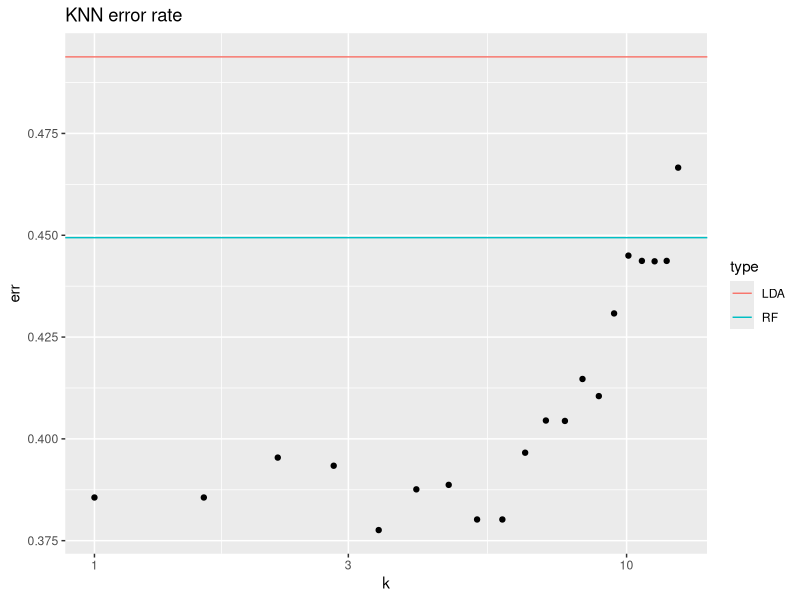
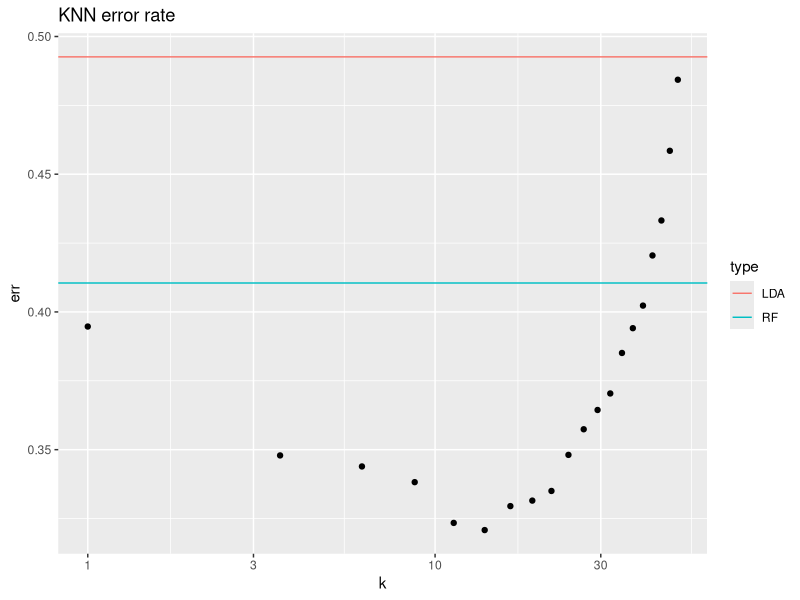
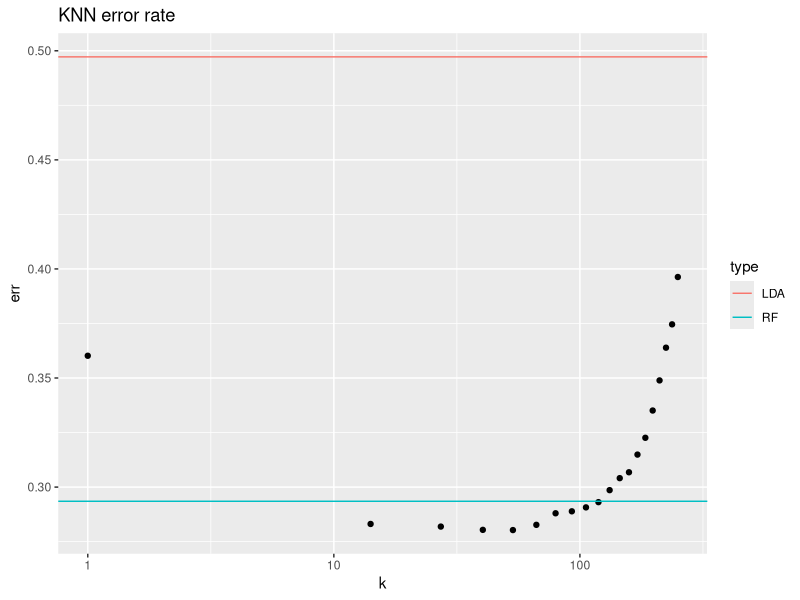
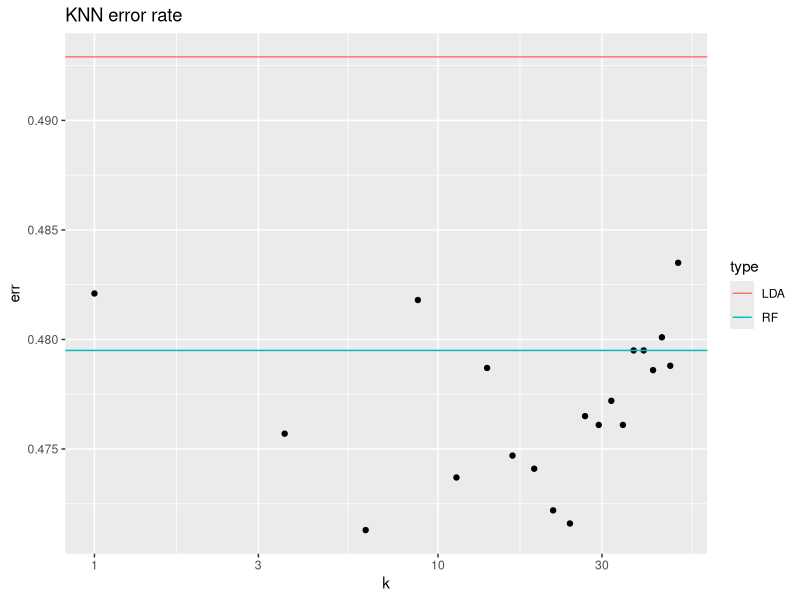
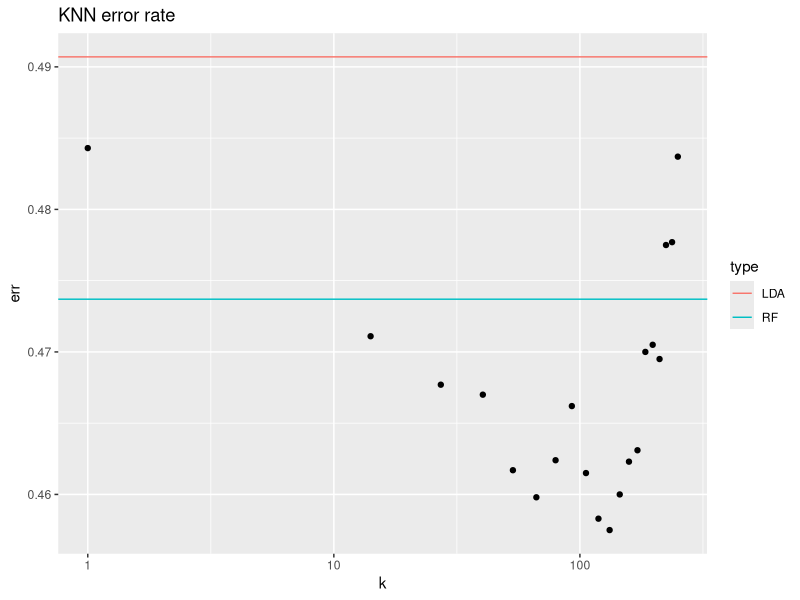
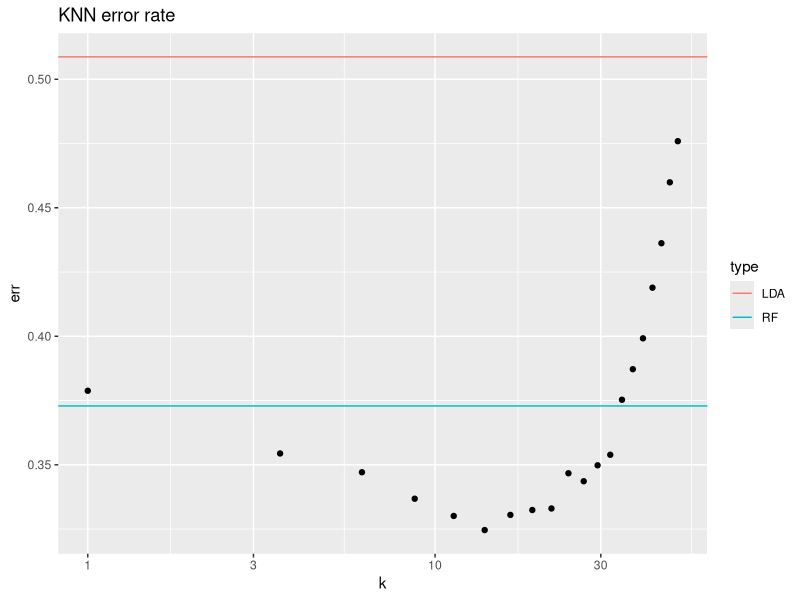
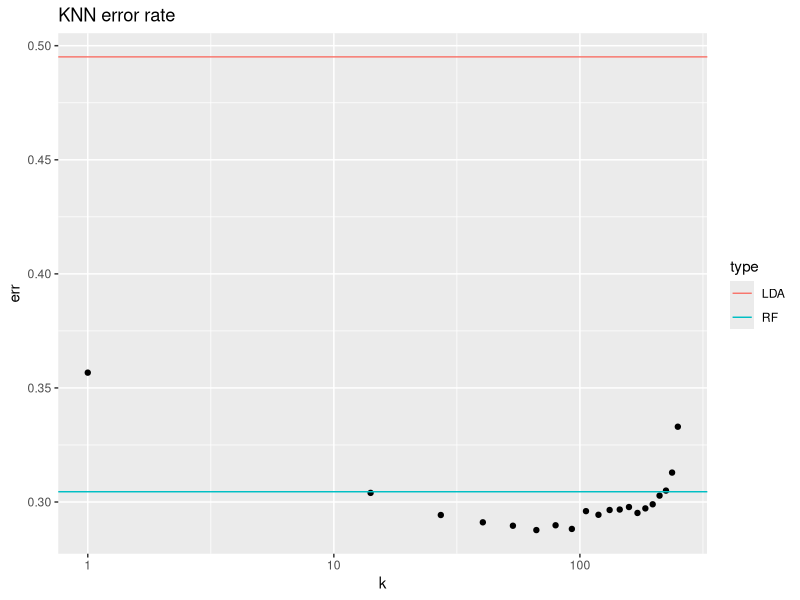
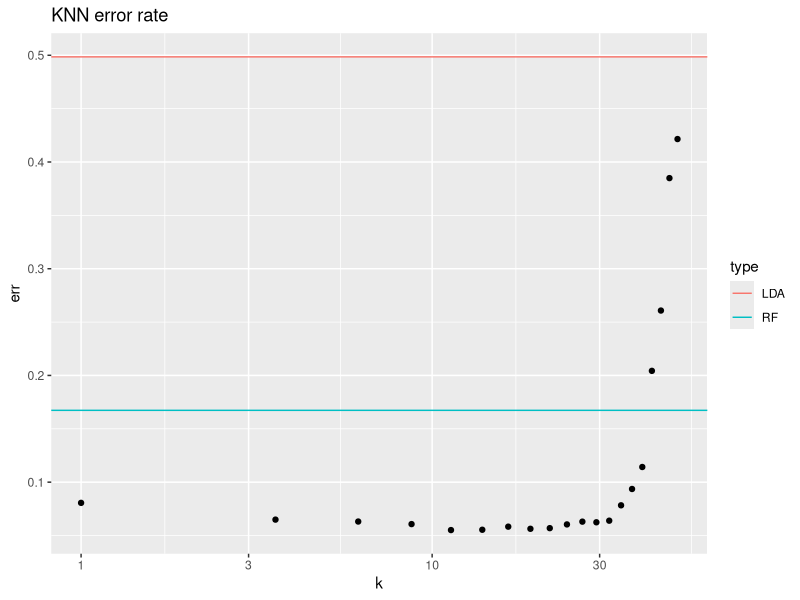

The R script that drew these images, in order: (Note: a time limit stopped this script after it produced the figures.)
## ---- chunk 1
library(randomForest)
library(MASS)
library(class)
library(ggplot2)
knitr::opts_chunk$set(echo = TRUE)
## ---- chunk 2
# Generate the dataset, repeat 3 times
for (nObs in c(25, 100, 500)) {
  # How many predictors are associated with outcome:
  nClassVars <- 2
  # How many predictors are not:
  nNoiseVars <- 3
  # To modulate average difference between two classes' predictor values:
  deltaClass <- 1
  # Simulate training and test datasets with an interaction 
  # between attribute levels associated with the outcome:
  xyzTrain <- matrix(rnorm(nObs*(nClassVars+nNoiseVars)),nrow=nObs,ncol=nClassVars+nNoiseVars)
  xyzTest <- matrix(rnorm(10000*(nClassVars+nNoiseVars)),nrow=10000,ncol=nClassVars+nNoiseVars)
  classTrain <- 1
  classTest <- 1
  for ( iTmp in 1:nClassVars ) {
    deltaTrain <- sample(deltaClass*c(-1,1),nObs,replace=TRUE)
    xyzTrain[,iTmp] <- xyzTrain[,iTmp] + deltaTrain
    classTrain <- classTrain * deltaTrain
    deltaTest <- sample(deltaClass*c(-1,1),10000,replace=TRUE)
    xyzTest[,iTmp] <- xyzTest[,iTmp] + deltaTest
    classTest <- classTest * deltaTest
  }
  classTrain <- factor(classTrain > 0)
  classTrain
  
  xyzTrain
  
  print(paste("Number of observations: ", nObs))
  rfRes <- randomForest(xyzTrain,classTrain)
  rfTmpTbl <- table(classTest,predict(rfRes,newdata=xyzTest))
  
  ldaRes <- lda(xyzTrain,classTrain)
  ldaTmpTbl <- table(classTest,predict(ldaRes,newdata=xyzTest)$class)
  
  dfTmp <- NULL
  for ( kTmp in seq(1,nObs/2,length.out = 20) ) {
    knnRes <- knn(xyzTrain,xyzTest,classTrain,k=kTmp)
    tmpTbl <- table(classTest,knnRes)
    dfTmp <- rbind(dfTmp,data.frame(err=1-sum(diag(tmpTbl))/sum(tmpTbl),k=kTmp))
  }
  print(ggplot(dfTmp,aes(x=k,y=err))+geom_point()+scale_x_log10()+geom_hline(aes(yintercept = err,colour=type),data=data.frame(type=c("LDA","RF"),err=c(1-sum(diag(ldaTmpTbl))/sum(ldaTmpTbl),1-sum(diag(rfTmpTbl))/sum(rfTmpTbl))))+ggtitle("KNN error rate"))
}
## ---- chunk 3
for (deltaClass in c(0.5, 1, 2)) {
    # Generate the dataset, repeat 3 times
  for (nObs in c(100, 500)) {
    # How many predictors are associated with outcome:
    nClassVars <- 2
    # How many predictors are not:
    nNoiseVars <- 3
    # Simulate training and test datasets with an interaction 
    # between attribute levels associated with the outcome:
    xyzTrain <- matrix(rnorm(nObs*(nClassVars+nNoiseVars)),nrow=nObs,ncol=nClassVars+nNoiseVars)
    xyzTest <- matrix(rnorm(10000*(nClassVars+nNoiseVars)),nrow=10000,ncol=nClassVars+nNoiseVars)
    classTrain <- 1
    classTest <- 1
    for ( iTmp in 1:nClassVars ) {
      deltaTrain <- sample(deltaClass*c(-1,1),nObs,replace=TRUE)
      xyzTrain[,iTmp] <- xyzTrain[,iTmp] + deltaTrain
      classTrain <- classTrain * deltaTrain
      deltaTest <- sample(deltaClass*c(-1,1),10000,replace=TRUE)
      xyzTest[,iTmp] <- xyzTest[,iTmp] + deltaTest
      classTest <- classTest * deltaTest
    }
    classTrain <- factor(classTrain > 0)

    print(paste("Number of observations: ", nObs))
    rfRes <- randomForest(xyzTrain,classTrain)
    rfTmpTbl <- table(classTest,predict(rfRes,newdata=xyzTest))
    rferror <- (rfTmpTbl[2,1]+rfTmpTbl[1,2])/sum(rfTmpTbl)
    
    ldaRes <- lda(xyzTrain,classTrain)
    ldaTmpTbl <- table(classTest,predict(ldaRes,newdata=xyzTest)$class)
    ldaerror <- (ldaTmpTbl[2,1]+ldaTmpTbl[1,2])/sum(ldaTmpTbl)
    
    dfTmp <- NULL
    for ( kTmp in seq(1,nObs/2,length.out = 20) ) {
      knnRes <- knn(xyzTrain,xyzTest,classTrain,k=kTmp)
      tmpTbl <- table(classTest,knnRes)
      dfTmp <- rbind(dfTmp,data.frame(err=1-sum(diag(tmpTbl))/sum(tmpTbl),k=kTmp))
    }
    print(ggplot(dfTmp,aes(x=k,y=err))+geom_point()+scale_x_log10()+geom_hline(aes(yintercept = err,colour=type),data=data.frame(type=c("LDA","RF"),err=c(1-sum(diag(ldaTmpTbl))/sum(ldaTmpTbl),1-sum(diag(rfTmpTbl))/sum(rfTmpTbl))))+ggtitle("KNN error rate"))
  }
}
## ---- chunk 4
for (nClassVars in c(2,5)) {
    # Generate the dataset, repeat 3 times
  for (nNoiseVars in c(1, 3, 10)) {
    # How many predictors are associated with outcome:
    deltaClass <- 1
    nObs <- 500
    # Simulate training and test datasets with an interaction 
    # between attribute levels associated with the outcome:
    xyzTrain <- matrix(rnorm(nObs*(nClassVars+nNoiseVars)),nrow=nObs,ncol=nClassVars+nNoiseVars)
    xyzTest <- matrix(rnorm(10000*(nClassVars+nNoiseVars)),nrow=10000,ncol=nClassVars+nNoiseVars)
    classTrain <- 1
    classTest <- 1
    for ( iTmp in 1:nClassVars ) {
      deltaTrain <- sample(deltaClass*c(-1,1),nObs,replace=TRUE)
      xyzTrain[,iTmp] <- xyzTrain[,iTmp] + deltaTrain
      classTrain <- classTrain * deltaTrain
      deltaTest <- sample(deltaClass*c(-1,1),10000,replace=TRUE)
      xyzTest[,iTmp] <- xyzTest[,iTmp] + deltaTest
      classTest <- classTest * deltaTest
    }
    classTrain <- factor(classTrain > 0)

    print(paste("Number of predictor variables: ", nClassVars))
    print(paste("Number of noise variables: ", nNoiseVars))
    rfRes <- randomForest(xyzTrain,classTrain)
    rfTmpTbl <- table(classTest,predict(rfRes,newdata=xyzTest))
    rferror <- (rfTmpTbl[2,1]+rfTmpTbl[1,2])/sum(rfTmpTbl)
    
    ldaRes <- lda(xyzTrain,classTrain)
    ldaTmpTbl <- table(classTest,predict(ldaRes,newdata=xyzTest)$class)
    ldaerror <- (ldaTmpTbl[2,1]+ldaTmpTbl[1,2])/sum(ldaTmpTbl)
    
    dfTmp <- NULL
    for ( kTmp in seq(1,nObs/2,length.out = 20) ) {
      knnRes <- knn(xyzTrain,xyzTest,classTrain,k=kTmp)
      tmpTbl <- table(classTest,knnRes)
      dfTmp <- rbind(dfTmp,data.frame(err=1-sum(diag(tmpTbl))/sum(tmpTbl),k=kTmp))
    }
    print(ggplot(dfTmp,aes(x=k,y=err))+geom_point()+scale_x_log10()+geom_hline(aes(yintercept = err,colour=type),data=data.frame(type=c("LDA","RF"),err=c(1-sum(diag(ldaTmpTbl))/sum(ldaTmpTbl),1-sum(diag(rfTmpTbl))/sum(rfTmpTbl))))+ggtitle("KNN error rate"))
  }
}
## ---- chunk 5
# Generate the dataset, repeat 3 times
for (myMtry in c(2, 5, 10)) {
  # How many predictors are associated with outcome:
  nClassVars <- 3
  # How many predictors are not:
  nNoiseVars <- 20
  # To modulate average difference between two classes' predictor values:
  deltaClass <- 2
  nObs <- 5000
  # Simulate training and test datasets with an interaction 
  # between attribute levels associated with the outcome:
  xyzTrain <- matrix(rnorm(nObs*(nClassVars+nNoiseVars)),nrow=nObs,ncol=nClassVars+nNoiseVars)
  xyzTest <- matrix(rnorm(10000*(nClassVars+nNoiseVars)),nrow=10000,ncol=nClassVars+nNoiseVars)
  classTrain <- 1
  classTest <- 1
  for ( iTmp in 1:nClassVars ) {
    deltaTrain <- sample(deltaClass*c(-1,1),nObs,replace=TRUE)
    xyzTrain[,iTmp] <- xyzTrain[,iTmp] + deltaTrain
    classTrain <- classTrain * deltaTrain
    deltaTest <- sample(deltaClass*c(-1,1),10000,replace=TRUE)
    xyzTest[,iTmp] <- xyzTest[,iTmp] + deltaTest
    classTest <- classTest * deltaTest
  }
  classTrain <- factor(classTrain > 0)
  
  rfRes <- randomForest(xyzTrain,classTrain, mtry = myMtry)
  rfTmpTbl <- table(classTest,predict(rfRes,newdata=xyzTest))
  
  ldaRes <- lda(xyzTrain,classTrain)
  ldaTmpTbl <- table(classTest,predict(ldaRes,newdata=xyzTest)$class)
  
  dfTmp <- NULL
  for ( kTmp in seq(1,100,length.out = 20) ) {
    knnRes <- knn(xyzTrain,xyzTest,classTrain,k=kTmp)
    tmpTbl <- table(classTest,knnRes)
    dfTmp <- rbind(dfTmp,data.frame(err=1-sum(diag(tmpTbl))/sum(tmpTbl),k=kTmp))
  }
  print(ggplot(dfTmp,aes(x=k,y=err))+geom_point()+scale_x_log10()+geom_hline(aes(yintercept = err,colour=type),data=data.frame(type=c("LDA","RF"),err=c(1-sum(diag(ldaTmpTbl))/sum(ldaTmpTbl),1-sum(diag(rfTmpTbl))/sum(rfTmpTbl))))+ggtitle("KNN error rate"))
}
